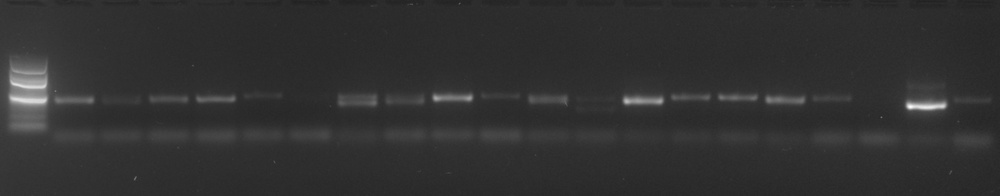
#> input picture data/edited/2024-1206.jpg, 1000 x 196 px, shrunk from 2560 x 503 before the run
$ python preprocess_pipeline.py
#> lines starting #> are read from the running program, lines starting #| are printed output that depends on the picture; after the words box and inside, x2 and y2 are one past the last pixel; in counts of white or black regions, pixels touching at a corner belong together
#> further down, img is the input picture: shape (196, 1000) float64; min 0.129, max 0.992, mean 0.194
### src/gelelectro/preprocessing/utils.py
import numpy as np
from skimage import morphology, exposure
from skimage.util import img_as_float32
from skimage.color import rgb2gray

class GelPreprocessor:
    """Trieda na štandardizáciu gélových obrázkov"""

    @staticmethod
    def detect_and_invert(img, low_perc=5, high_perc=95):
        """Preklopí obraz, aby boli objekty svetlé na tmavom pozadí"""
#> called with low_perc = 5, high_perc = 95
        img = img_as_float32(img)
        p_low, p_high = np.percentile(img, [low_perc, high_perc])
#> p_low = 0.165; p_high = 0.255
        if np.mean(img) > 0.5:  # adaptívnejšie ako len p_high
            img = 1 - img
        return img

    @staticmethod
    def adaptive_bg_subtraction(img: np.ndarray):
        """Odstráni pozadie adaptívne pomocou morfologického openingu"""
        mean_intensity = np.mean(img)
#> mean_intensity = 0.194
        std_intensity = np.std(img)
#> std_intensity = 0.0548
        contrast = std_intensity / (mean_intensity + 1e-5)
#> contrast = 0.282

        radius = int(np.clip(200 * np.exp(-4 * contrast), 20, 180))
#> radius = 64
        selem = morphology.disk(radius)
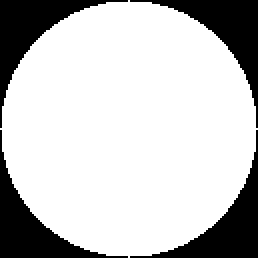
#> selem: shape (129, 129) (shown 2 times larger); values 0 (black) and 1 (white), 77.2% white; 4 black regions, box (x1, y1, x2, y2) and area: (0, 0, 64, 64) 947, (65, 0, 129, 64) 947, (0, 65, 64, 129) 947, (65, 65, 129, 129) 947
        background = morphology.opening(img, selem)
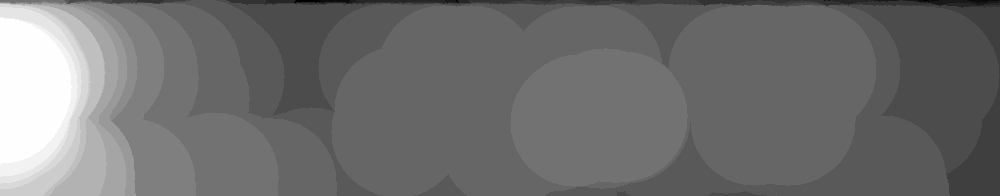
#> background: shape (196, 1000) float32; min 0.129, max 0.208, mean 0.164; drawn with min black and max white

        img_sub = img - background
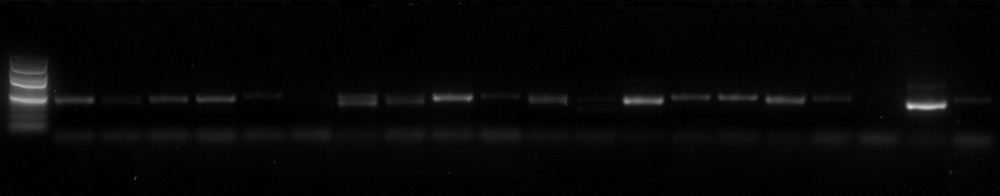
#> img_sub: shape (196, 1000) float32; min 0, max 0.839, mean 0.0302
        img_sub = exposure.rescale_intensity(img_sub, in_range="image", out_range=(0, 1))
        return img_sub

    @staticmethod
    def threshold_01(img, percentile):
        """Jednoduché percentilové prahovanie"""
        thresh = np.percentile(img, percentile)
        return img > thresh

    @staticmethod
    def isolate_bright_bands(img, percentile=90):
        """Izoluje najjasnejšie oblasti a normalizuje obraz"""
#> called with percentile = 95
        img_norm = exposure.rescale_intensity(img, in_range="image", out_range=(0, 1))
        mask = img_norm > np.percentile(img_norm, percentile)
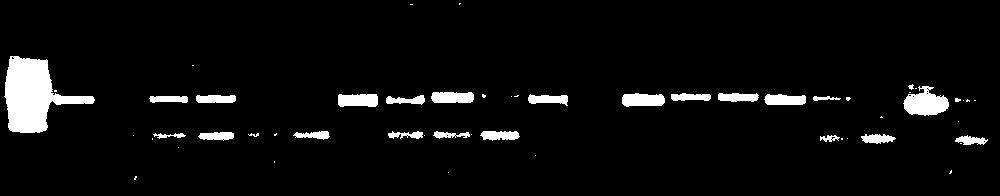
#> mask: shape (196, 1000) bool; 5% white; 54 white regions (30 under 20 px), largest, box (x1, y1, x2, y2) and area: (4, 56, 95, 133) 3469, (903, 86, 949, 116) 885, (622, 93, 665, 107) 493
        return mask, img_norm

    @staticmethod
    def clean_mask(mask, radius=1):
        """Vyčistí masku morfologickým openingom (erózia + dilatácia v jednom kroku)"""
#> called with radius = 1
        return morphology.opening(mask, morphology.disk(radius))
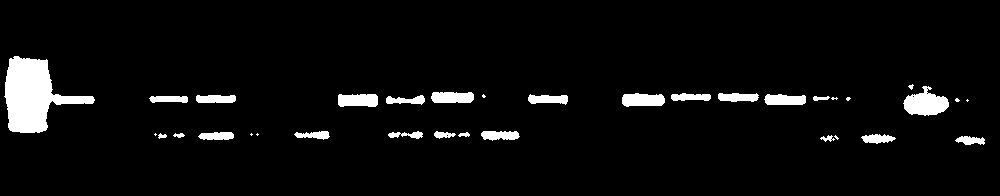
#> returned value: shape (196, 1000) bool; 4.8% white; 34 white regions (10 under 20 px), largest, box (x1, y1, x2, y2) and area: (4, 56, 95, 133) 3459, (903, 86, 949, 116) 858, (622, 93, 665, 107) 493

    @classmethod
    def threshold_02(cls, img, high_perc=95, low_perc=70, mask_radius=1):
        bright_mask, img_norm = cls.isolate_bright_bands(img, percentile=high_perc)
        clean_bright_mask = cls.clean_mask(bright_mask, radius=mask_radius)
        final_mask = cls.threshold_01(img_norm, percentile=low_perc)
#> in threshold_01, `thresh = np.percentile(img, percentile)`: thresh = 0.028
#> in threshold_01, `return img > thresh`:
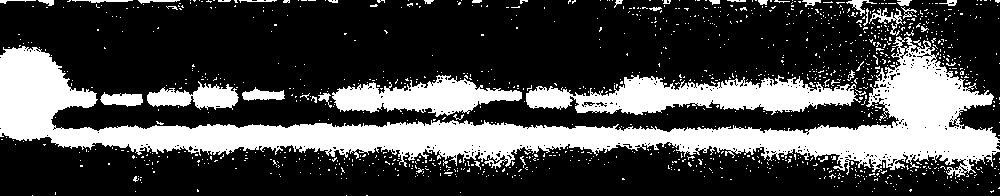
#> returned value: shape (196, 1000) bool; 28.2% white; 1189 white regions (1148 under 20 px), largest, box (x1, y1, x2, y2) and area: (0, 36, 1000, 178) 36326, (526, 75, 861, 115) 7402, (332, 75, 522, 117) 4204

        combined_mask = clean_bright_mask & final_mask
        return img * combined_mask

    @classmethod
    def process_image(cls, img, inver_low=5, inver_high=95,
                      high_perc=95, low_perc=70, mask_radius=1):
        """Celá pipeline naraz: invert → background → threshold"""
        if img.shape[-1] == 4:  # RGBA → RGB
            img = img[..., :3]
        if img.ndim == 3:  # RGB
            img = rgb2gray(img)
        img = img_as_float32(img)

        img_inv = cls.detect_and_invert(img, inver_low, inver_high)
        img_bg = cls.adaptive_bg_subtraction(img_inv)
        img_thresh = cls.threshold_02(img_bg, high_perc, low_perc, mask_radius=mask_radius)

        return img_thresh

### src/gelelectro/preprocessing/preprocess_pipeline.py
from skimage import io
from skimage.util import img_as_ubyte
from skimage.transform import resize
from utils import GelPreprocessor  # trieda je v rovnakom priečinku

# načítanie obrázka
img = io.imread("../../../data/edited/2024-1206.jpg", as_gray=True)

# spracovanie cez novú pipeline
processed_img = GelPreprocessor.process_image(img)

# uloženie výsledku
io.imsave("../analysis/concentration/test3.png", img_as_ubyte(processed_img))
print("Processed image saved!")

$ run again, with data/edited/2023-0630.jpg copied over data/edited/2024-1206.jpg
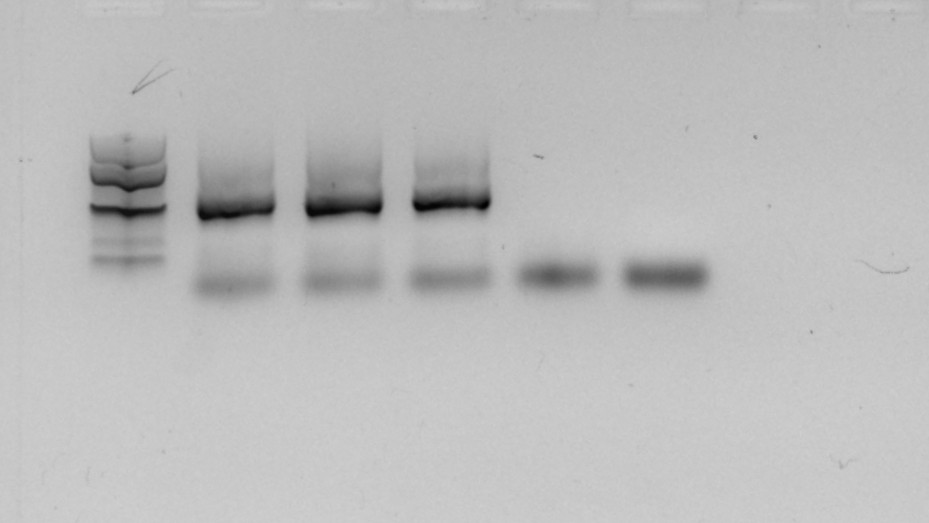
#> input picture data/edited/2023-0630.jpg, 929 x 523 px
#> img is the input picture: shape (523, 929) float64; min 0, max 0.812, mean 0.736
#> p_low = 0.588; p_high = 0.792
#> mean_intensity = 0.264
#> std_intensity = 0.0816
#> contrast = 0.31
#> radius = 57
#> in adaptive_bg_subtraction, `selem = morphology.disk(radius)`:
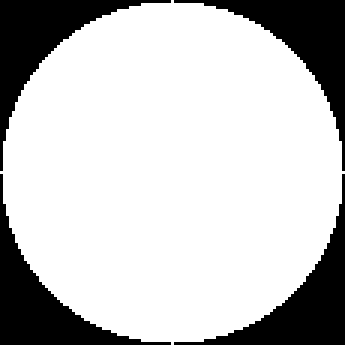
#> selem: shape (115, 115) (shown 3 times larger); values 0 (black) and 1 (white), 77% white; 4 black regions, box (x1, y1, x2, y2) and area: (0, 0, 57, 57) 759, (58, 0, 115, 57) 759, (0, 58, 57, 115) 759, (58, 58, 115, 115) 759
#> mask: shape (523, 929) bool; 5% white; 31 white regions (18 under 20 px), largest, box (x1, y1, x2, y2) and area: (89, 147, 168, 229) 5254, (302, 164, 385, 224) 3937, (195, 174, 277, 228) 3285
#> thresh = 0.0321
#> in threshold_02, `return img * combined_mask`:
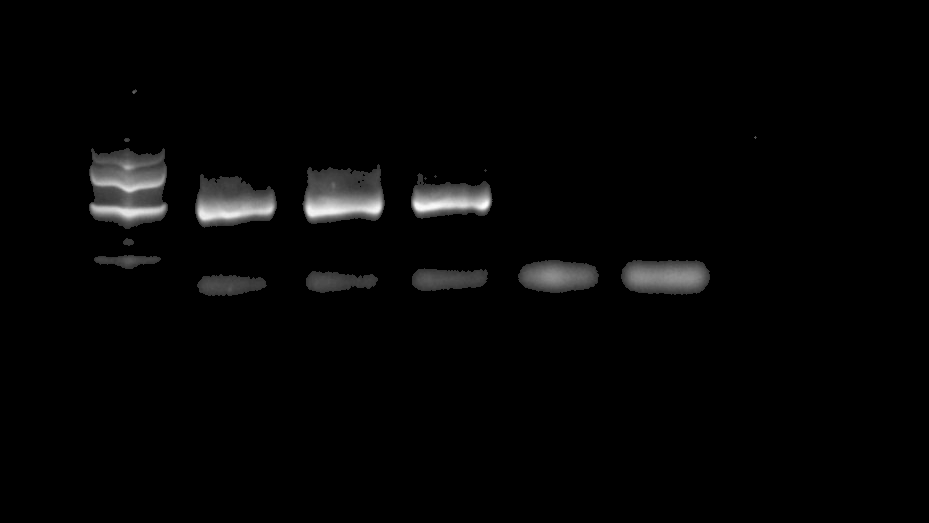
#> returned value: shape (523, 929) float32; min 0, max 1, mean 0.0198
